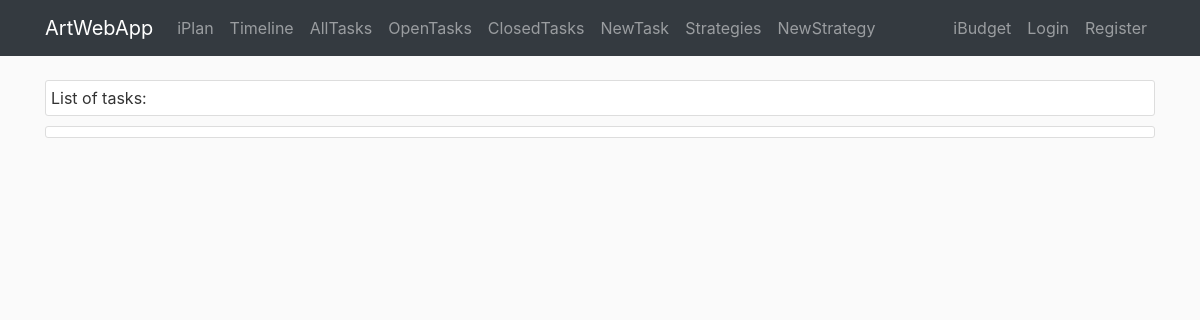
The app's page /iplan/task/completed, older data.
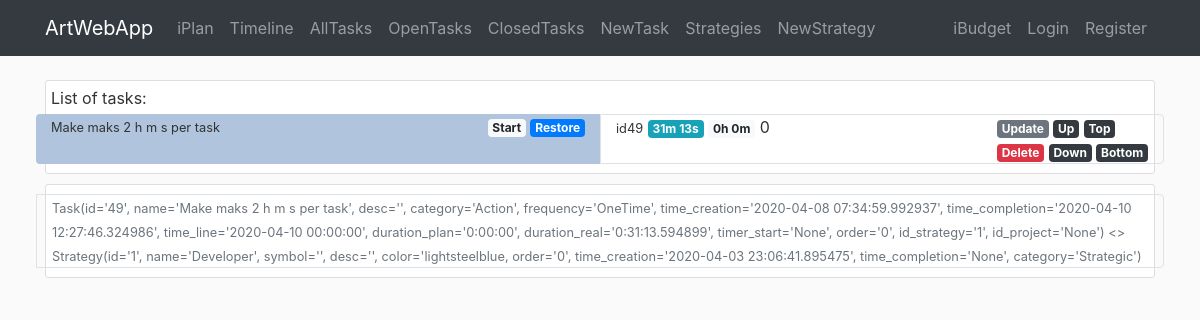
The same page, newer data.
### awa/iplan/models.py (models this page shows)
class Task(db.Model):
    id = db.Column(db.Integer, primary_key=True)
    name = db.Column(db.String(140), nullable=False)
    desc = db.Column(db.Text)
    category = db.Column(db.String(20))
    frequency = db.Column(db.String(10))
    time_creation = db.Column(db.DateTime, default=datetime.utcnow)
    time_completion = db.Column(db.DateTime)
    time_line = db.Column(db.DateTime)
    duration_plan = db.Column(db.Interval, nullable=False, default=timedelta(0))
    duration_real = db.Column(db.Interval, nullable=False, default=timedelta(0))
    timer_start = db.Column(db.DateTime)
    order = db.Column(db.Integer)
    id_strategy = db.Column(db.Integer, db.ForeignKey('strategy.id'), nullable=False)
    id_project = db.Column(db.Integer, db.ForeignKey('project.id'))
    def __repr__(self):
        return f"Task(id='{self.id}', name='{self.name}', desc='{self.desc}', category='{self.category}', " \
               f"frequency='{self.frequency}', time_creation='{self.time_creation}', " \
               f"time_completion='{self.time_completion}', time_line='{self.time_line}', " \
               f"duration_plan='{self.duration_plan}', duration_real='{self.duration_real}', " \
               f"timer_start='{self.timer_start}', order='{self.order}', " \
               f"id_strategy='{self.id_strategy}', id_project='{self.id_project}')"

class Strategy(db.Model):
    id = db.Column(db.Integer, primary_key=True)
    name = db.Column(db.String(40), nullable=False)
    symbol = db.Column(db.String(3))
    desc = db.Column(db.Text)
    color = db.Column(db.String(7))
    order = db.Column(db.Integer)
    time_creation = db.Column(db.DateTime, default=datetime.now)
    time_completion = db.Column(db.DateTime)
    category = db.Column(db.String(20), nullable=True)
    br_task = db.relationship('Task', backref='strategy')  # todo: lazy=True - test that later
    br_project = db.relationship('Project', backref='strategy')  # todo: lazy=True - test that later
    def __repr__(self):
        return f"Strategy(id='{self.id}', name='{self.name}', symbol='{self.symbol}', desc='{self.desc}'," \
               f" color='{self.color}, order='{self.order}', time_creation='{self.time_creation}'," \
               f" time_completion='{self.time_completion}', category='{self.category}')"

### awa/iplan/routes.py (the view)
@iplan.route('/iplan/task/completed', methods=['GET', 'POST'])
def task_completed():
    tasks = Task.query.filter(Task.time_completion.isnot(None)).order_by(Task.order).all()
    strategies = Strategy.query.all()
    return render_template('iplan/task.html', tasks=tasks, strategies=strategies,
                           string_from_duration=string_from_duration, now=datetime.now())

### awa/iplan/utils.py (called while the page is built)
def string_from_duration(x):
    if x is None or x.total_seconds() == 0:
        return '0h 0m'
    total_seconds = x.total_seconds()
    days = total_seconds // 86400
    total_seconds -= days * 86400
    hours = total_seconds // 3600
    total_seconds -= hours * 3600
    minutes = total_seconds // 60
    total_seconds -= minutes * 60
    seconds = total_seconds
    duration_items = [(days, 'd'), (hours, 'h'), (minutes, 'm'), (seconds, 's')]
    non_zero_items = 0
    for item in duration_items:
        if item[0] != 0:
            non_zero_items += 1
    if non_zero_items > 2:
        duration_items.pop(-1)
    outcome = ''
    for item in duration_items:
        if item[0] != 0:
            outcome += f'{int(item[0])}{item[1]} '
    return outcome[:-1]

### awa/templates/iplan/task.html (shortened to what this page needs)
{% extends "layout.html" %}
{% block content %}
<div class="container">
    <div class="content-section">
       List of tasks:
        {% for task in tasks %}
        <div class="row">
            <div class="col-6 rounded-left mt-1 mb-1" style="background-color:{{task.strategy.color}}">
                <div class="row p-0">
                    <div class="col-auto">
                        <small>{{task.name}}</small>
                    </div>
                    <div class="col-auto ml-auto">
                        {% if task.timer_start %}
                            <a href="{{url_for('iplan.task_timer_start', id_task=task.id) }}" class="badge badge-light">Reset</a>
                            <a href="{{url_for('iplan.task_timer_end', id_task=task.id) }}" class="badge badge-danger">Stop</a>
                        {% else %}
                            <a href="{{url_for('iplan.task_timer_start', id_task=task.id) }}" class="badge badge-light">Start</a>
                            {% if task.time_completion %}
                                <a href="{{url_for('iplan.task_restore', id_task=task.id)}}" class="badge badge-primary">Restore</a>
                            {% else %}
                                {% if task.frequency == 'OneTime' %}
                                    <a href="{{url_for('iplan.task_complete', id_task=task.id)}}" class="badge badge-success">Done</a>
                                {% else %}
                                    <a href="{{url_for('iplan.task_complete', id_task=task.id)}}" class="badge badge-success">Done+</a>
                                {% endif %}
                            {% endif %}
                        {% endif%}
                    </div>
                </div>
            </div>
            <div class="col border rounded-right mt-1 mb-1">
                <div class="row p-0">
                    <div class="col-auto">
                        <small>id{{task.id}}</small>
                        <small class="badge badge-info">{{string_from_duration(task.duration_real)}}</small>
                        <small class="badge badge-light">{{string_from_duration(task.duration_plan)}}</small>
                        {{task.order}}
                    </div>
                    <div class="col-auto ml-auto">
                        <a href="{{url_for('iplan.task_update', id_task=task.id) }}" class="badge badge-secondary">Update</a>
                        <a href="{{url_for('iplan.task_move', id_task=task.id, direction='up') }}" class="badge badge-dark">Up</a>
                        <a href="{{url_for('iplan.task_move', id_task=task.id, direction='top') }}" class="badge badge-dark">Top</a>
                        <br>
                        <a href="{{url_for('iplan.task_delete', id_task=task.id) }}" class="badge badge-danger">Delete</a>
                        <a href="{{url_for('iplan.task_move', id_task=task.id, direction='down') }}" class="badge badge-dark">Down</a>
                        <a href="{{url_for('iplan.task_move', id_task=task.id, direction='bottom') }}" class="badge badge-dark">Bottom</a>
                    </div>
                </div>
            </div>
        </div>
        {% endfor %}
    </div>
   <div class="content-section">
        {% for task in tasks %}
        <div class="row">
            <div class="col border rounded-right mt-1 mb-1">
                <div class="row p-0">
                    <div class="col-auto">
                        <small class="text-muted">{{ task }} <> {{ task.strategy }}</small>
                    </div>
                </div>
            </div>
        </div>
        {% endfor %}
    </div>
</div>
{% endblock content %}

### awa/templates/layout.html (shortened to what this page needs)
<!DOCTYPE html>
<html lang="en">
<head>
    <link rel="stylesheet" href="https://stackpath.bootstrapcdn.com/bootstrap/4.4.1/css/bootstrap.min.css">
    <link rel="stylesheet" type="text/css" href="{{ url_for('static', filename='main.css') }}">
</head>
<body>
    <header>
        <nav class="navbar navbar-expand-md navbar-dark bg-dark fixed-top">
            <div class="container">
                <a class="navbar-brand" href="{{ url_for('main.home') }}">ArtWebApp</a>
                <div class="collapse navbar-collapse" id="navbarSupportedContent">
                    <div class="navbar-nav mr-auto">
                        <a class="nav-item nav-link" href="{{ url_for('iplan.home') }}">iPlan</a>
                        <a class="nav-item nav-link" href="{{ url_for('iplan.timeline') }}">Timeline</a>
                        <a class="nav-item nav-link" href="{{ url_for('iplan.task') }}">AllTasks</a>
                        <a class="nav-item nav-link" href="{{ url_for('iplan.task_open') }}">OpenTasks</a>
                        <a class="nav-item nav-link" href="{{ url_for('iplan.task_completed') }}">ClosedTasks</a>
                        <a class="nav-item nav-link" href="{{ url_for('iplan.task_create') }}">NewTask</a>
                        <a class="nav-item nav-link" href="{{ url_for('iplan.strategy') }}">Strategies</a>
                        <a class="nav-item nav-link" href="{{ url_for('iplan.strategy_create') }}">NewStrategy</a>
                    </div>
                    <div class="navbar-nav">
                        <a class="nav-item nav-link" href="{{ url_for('ibudget.home')}}">iBudget</a>
                        <a class="nav-item nav-link" href="#">Login</a>
                        <a class="nav-item nav-link" href="#">Register</a>
                    </div>
                </div>
            </div>
        </nav>
    </header>
    <main role="main">
            {% block content %}{% endblock %}
    </main>
</body>
</html>

### awa/static/main.css (style rules this page uses)
body { background: #fafafa; color: #333333; margin-top: 5rem; }
.content-section { background: #ffffff; padding: 5px 5px; border: 1px solid #dddddd; border-radius: 3px; margin-bottom: 10px; }

Row changes from the older to the newer data that the page shows:
now on this page (row edited): Task: name "Make maks 2 h m s per task", id "49", duration_real "31m 13s", duration_plan "0h 0m", order "0", id+name+desc "Task(id='49', name='Make maks 2 h m s per task', desc='', category='Action', frequency='OneTime', time_creation='2020-04-08 07:34:59.992937', time_completion='2020-04-10 12:27:46.324986', time_line='2020-04-10 00:00:00', duration_plan='0:00:00', duration_real='0:31:13.594899', timer_start='None', order='0', id_strategy='1', id_project='None')", strategy "Strategy(id='1', name='Developer', symbol='', desc='', color='lightsteelblue, order='0', time_creation='2020-04-03 23:06:41.895475', time_completion='None', category='Strategic')"
